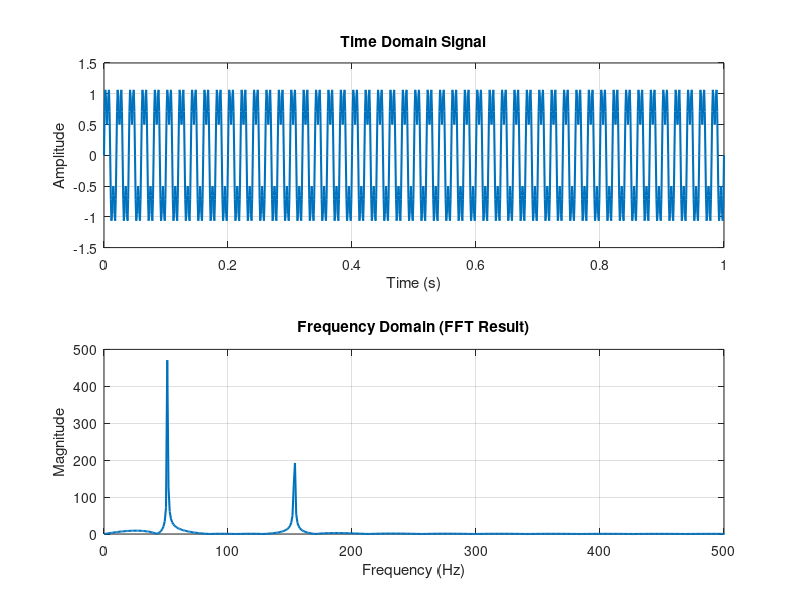

MATLAB code for this plot:
clc;
clear;
close all;

% Time domain signal
fs = 1000;              % Sampling frequency
t = 0:1/fs:1;           % Time vector (1 second)
f1 = 50;                % Frequency component 1
f2 = 150;               % Frequency component 2
x = sin(2*pi*f1*t) + 0.5*sin(2*pi*f2*t);  % Composite signal

subplot(2,1,1);
plot(t, x, 'LineWidth', 1.5);
title('Time Domain Signal');
xlabel('Time (s)');
ylabel('Amplitude');
grid on;

% FFT
N = length(x);          % Number of samples

NFFT = 2^nextpow2(N);

X = fft(x, NFFT);             % Built-in FFT function

f = (0:(NFFT/2)-1)*(fs/NFFT);     % Frequency axis

magX = abs(X);

mag = magX(1:NFFT/2);

% Magnitude Spectrum
subplot(2,1,2);
plot(f, mag, 'LineWidth', 1.5);
title('Frequency Domain (FFT Result)');
xlabel('Frequency (Hz)');
ylabel('Magnitude');
grid on;



%% Another way      ======> Two-Sided Spectrum + xlim([0 fs/2])
clc;
clear;
close all;

% Time domain signal
fs = 1000;              % Sampling frequency
t = 0:1/fs:1;           % Time vector (1 second)
f1 = 50;                % Frequency component 1
f2 = 150;               % Frequency component 2
x = sin(2*pi*f1*t) + 0.5*sin(2*pi*f2*t);  % Composite signal

subplot(2,1,1);
plot(t, x, 'LineWidth', 1.5);
title('Time Domain Signal');
xlabel('Time (s)');
ylabel('Amplitude');
grid on;

% FFT
N = length(x);          % Number of samples

NFFT = 2^nextpow2(N);

X = fft(x, NFFT);             % Built-in FFT function

f = 0:NFFT-1;     % Frequency axis

magX = abs(X);

% Magnitude Spectrum
subplot(2,1,2);
plot(f, magX, 'LineWidth', 1.5);
title('Frequency Domain (FFT Result)');
xlabel('Frequency (Hz)');
ylabel('Magnitude');
xlim([0 fs/2]);      % Show only positive frequencies
grid on;
